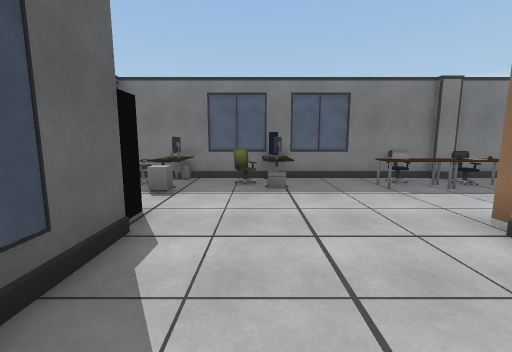
View 1 (above)

21 first-person views from a walk through a 3-D level made in the Unity game engine. The camera is 1.4 m above the floor, tilts 8° down and sees 90° across. The floor is counted in squares, 1 m on a side. Each view is taken from the middle of a square. On the plan, view 1 faces up. The plan holds only what a view shows up to about 13 squares ahead; the rest is blank. The place goes on beyond the plan. The player is left out. Door leaves are left out, so doorways stand open. Some surface patterns are stand-ins.

View 2
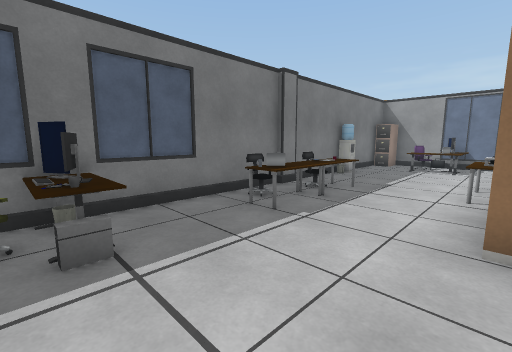

View 3
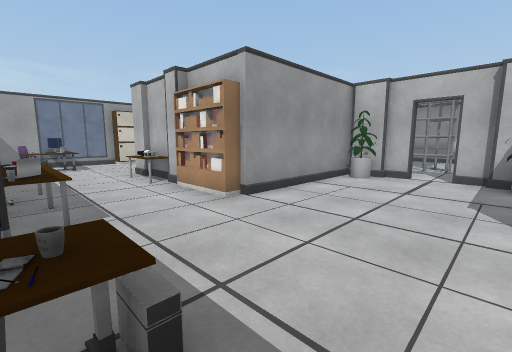

View 4
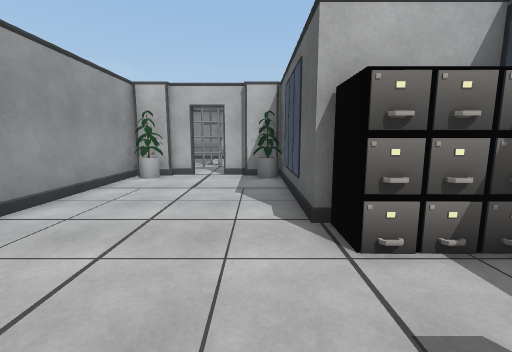

View 5
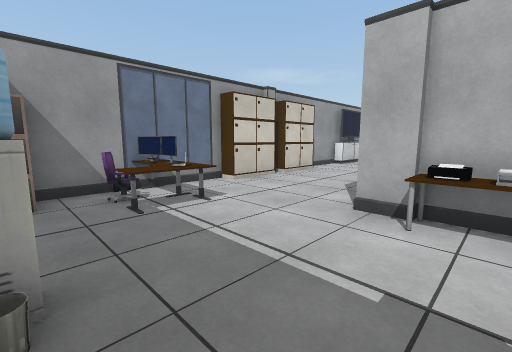

View 6
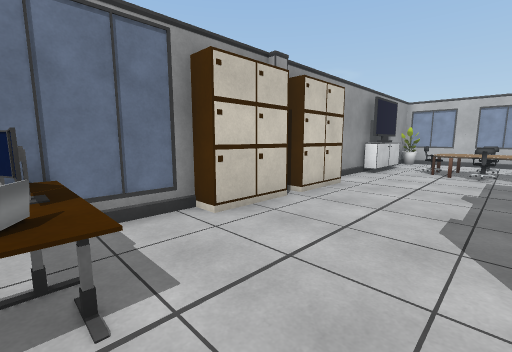

View 7
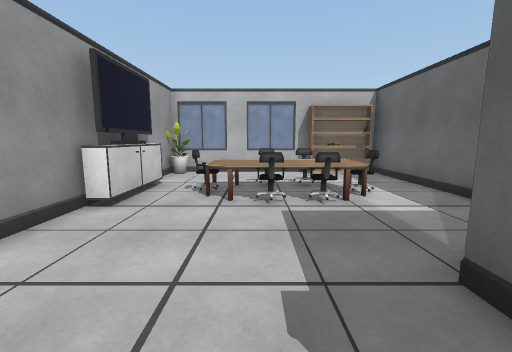

View 8
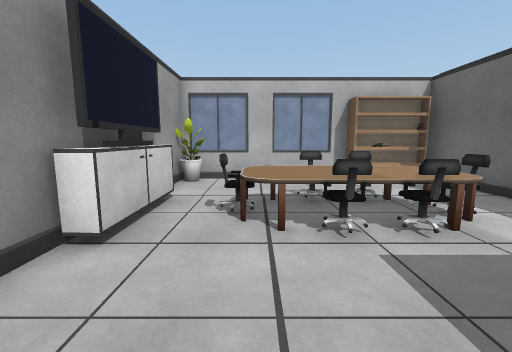

View 9
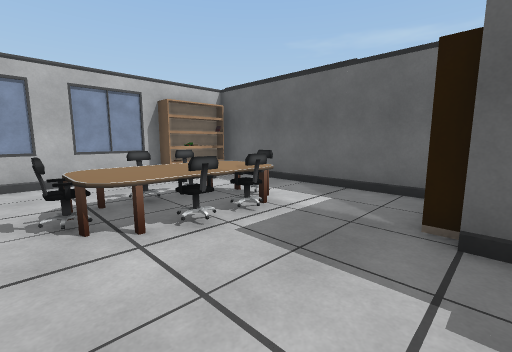

View 10
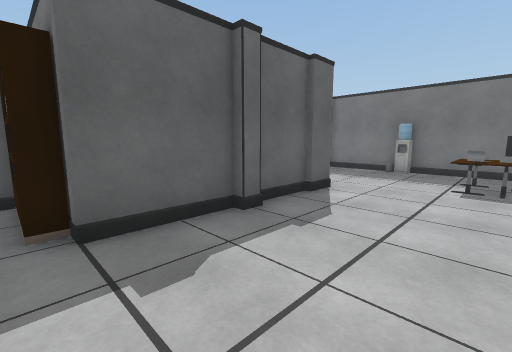

View 11
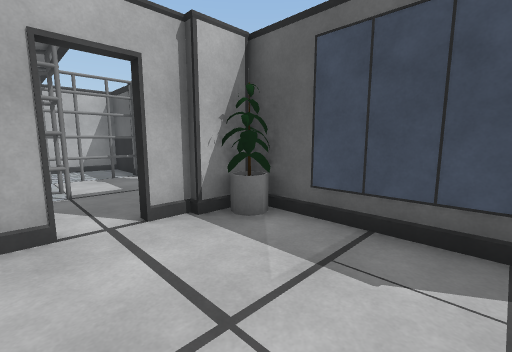

View 12
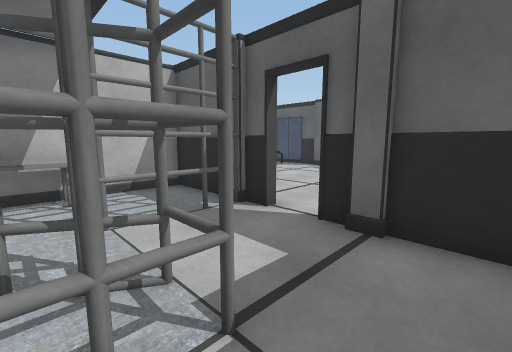

View 13
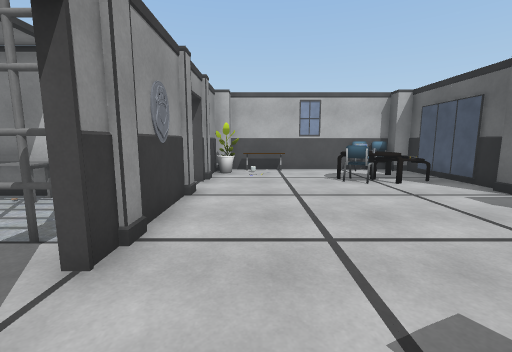

View 14
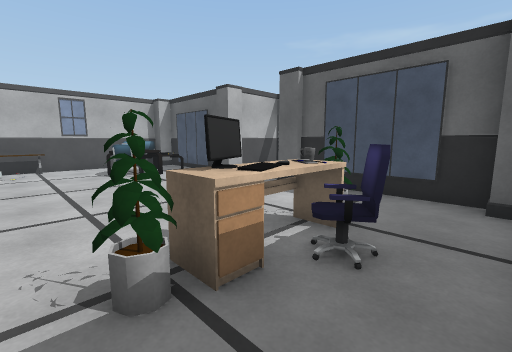

View 15
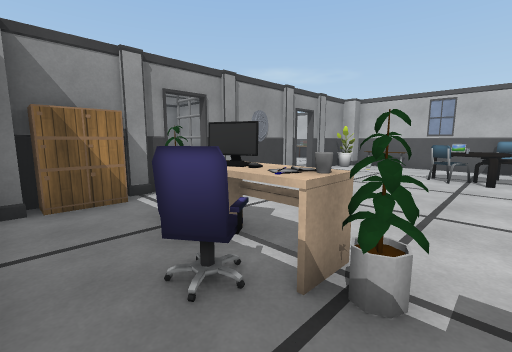

View 16
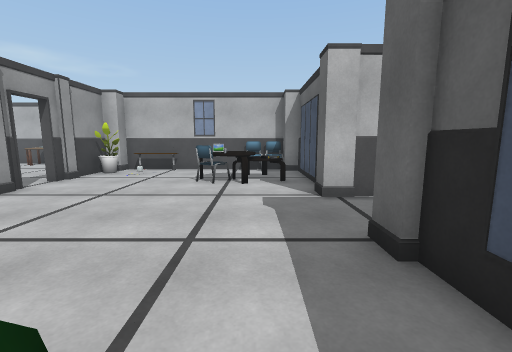

View 17
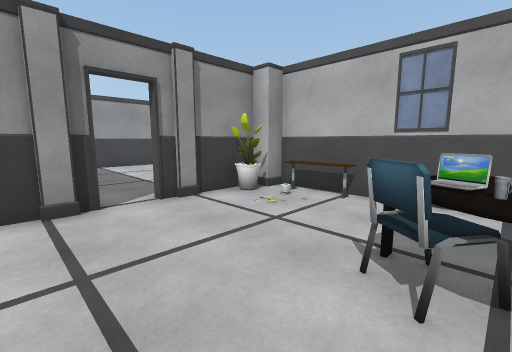

View 18
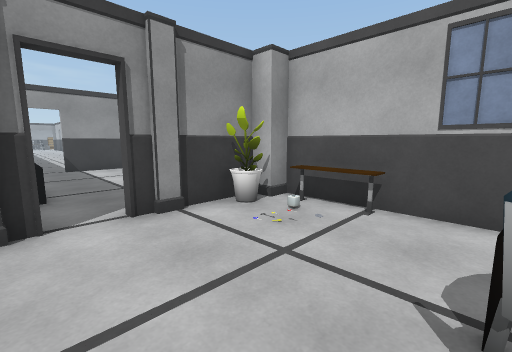

View 19
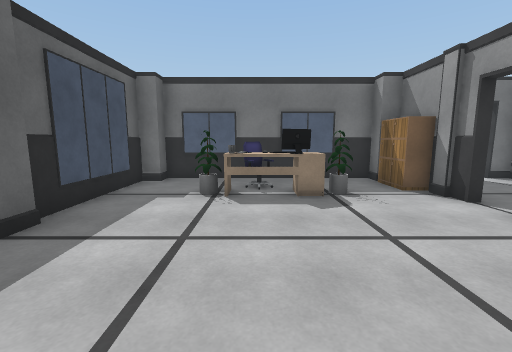

View 20
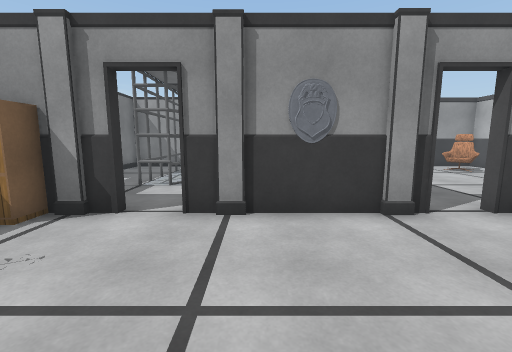

View 21
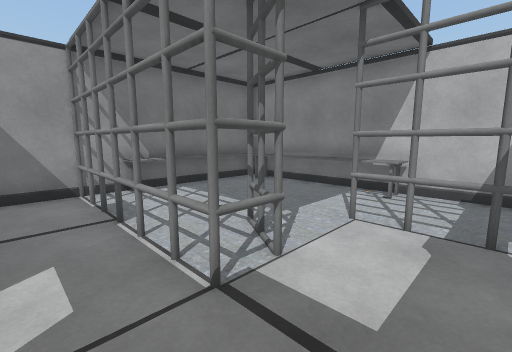

### Floor plan
Key: @ floor where view 1 was taken; # wall or solid block; . floor; D open door; C chair; M monitor; L laptop; S shelf; W water cooler; P printer; A cabinet; T table; B TV; N plant; U mug; E desk; O other object.
Columns run from 12 left of view 1 to 16 right of it. Each row starts with its distance up from view 1.
 10         ###################
  9          OOCOM...O #...W...O
  8         OOO..M.OLOOOO.......#
  7          O......OOOO..... CC#
  6         .................LMM#
  5         OO..................#
  4         OO#.....SS#O PO.....#
  3           #.....#     O....A#
  2           #.....#     #....##
  1           #.....O     O....##
  0           #.@...O     #....A#
 -1           #....O#     #....##
 -2  ##########O.D.O#### ##....#
 -3  #.......#OO#D#O...#SS......
 -4  #...C...A#........#........#
 -5  #..ECOE.AO..OOOOO.O.......A#
 -6  #........#..O    O#..TTTT.B#
 -7  #............O...O#.TTTTT.B#
 -8  O........OOOO....O#..TTTT.B#
 -9  .........O.......O#........#
-10  .........O..OOOOOO#........#
-11 ..........###OOOOOO#SS....NO#
-12 #O........O### #S###  ######
-13  #..C..............D
-14  #TTUL....O........D
-15  #.TT.....#........#
-16  #......NO# .......#
-17  OOC...OO#O  ....
-18     ###       ..CC

Positions as (right, up) in squares from view 1, and headings:
1: (0, 0), facing up
2: (0, 4), facing up-right
3: (-1, 8), facing down-right
4: (-1, 8), facing down
5: (8, 9), facing down-right
6: (11, 6), facing down-right
7: (12, 0), facing down
8: (13, -2), facing down
9: (14, -2), facing down-left
10: (14, -3), facing up-left
11: (2, 2), facing down-left
12: (2, -4), facing down-left
13: (-4, -5), facing down
14: (-4, -3), facing down-left
15: (-9, -3), facing down-right
16: (-9, -5), facing down
17: (-8, -11), facing down-right
18: (-7, -12), facing down-right
19: (-7, -12), facing up
20: (-7, -9), facing right
21: (-1, -4), facing down-right
